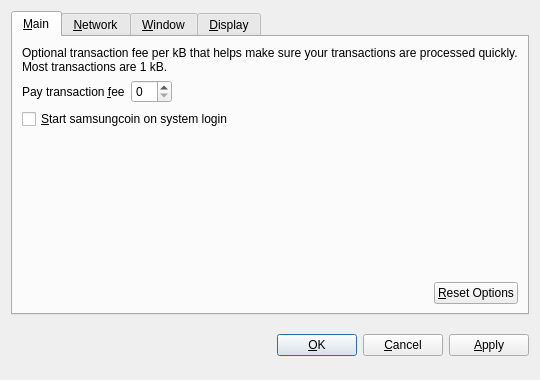
<?xml version="1.0" encoding="UTF-8"?>
<ui version="4.0">
 <class>OptionsDialog</class>
 <widget class="QDialog" name="OptionsDialog">
  <property name="geometry">
   <rect>
    <x>0</x>
    <y>0</y>
    <width>540</width>
    <height>380</height>
   </rect>
  </property>
  <property name="windowTitle">
   <string>Options</string>
  </property>
  <property name="modal">
   <bool>true</bool>
  </property>
  <layout class="QVBoxLayout" name="verticalLayout">
   <item>
    <widget class="QTabWidget" name="tabWidget">
     <property name="tabPosition">
      <enum>QTabWidget::North</enum>
     </property>
     <property name="currentIndex">
      <number>0</number>
     </property>
     <widget class="QWidget" name="tabMain">
      <attribute name="title">
       <string>&amp;Main</string>
      </attribute>
      <layout class="QVBoxLayout" name="verticalLayout_Main">
       <item>
        <widget class="QLabel" name="transactionFeeInfoLabel">
         <property name="text">
          <string>Optional transaction fee per kB that helps make sure your transactions are processed quickly. Most transactions are 1 kB.</string>
         </property>
         <property name="textFormat">
          <enum>Qt::PlainText</enum>
         </property>
         <property name="wordWrap">
          <bool>true</bool>
         </property>
        </widget>
       </item>
       <item>
        <layout class="QHBoxLayout" name="horizontalLayout_1_Main">
         <item>
          <widget class="QLabel" name="transactionFeeLabel">
           <property name="text">
            <string>Pay transaction &amp;fee</string>
           </property>
           <property name="textFormat">
            <enum>Qt::PlainText</enum>
           </property>
           <property name="buddy">
            <cstring>transactionFee</cstring>
           </property>
          </widget>
         </item>
         <item>
          <widget class="BitcoinAmountField" name="transactionFee"/>
         </item>
         <item>
          <spacer name="horizontalSpacer_1_Main">
           <property name="orientation">
            <enum>Qt::Horizontal</enum>
           </property>
           <property name="sizeHint" stdset="0">
            <size>
             <width>40</width>
             <height>20</height>
            </size>
           </property>
          </spacer>
         </item>
        </layout>
       </item>
       <item>
        <widget class="QCheckBox" name="bitcoinAtStartup">
         <property name="toolTip">
          <string>Automatically start samsungcoin after logging in to the system.</string>
         </property>
         <property name="text">
          <string>&amp;Start samsungcoin on system login</string>
         </property>
        </widget>
       </item>
       <item>
        <spacer name="verticalSpacer_Main">
         <property name="orientation">
          <enum>Qt::Vertical</enum>
         </property>
         <property name="sizeHint" stdset="0">
          <size>
           <width>20</width>
           <height>40</height>
          </size>
         </property>
        </spacer>
       </item>
       <item>
        <layout class="QHBoxLayout" name="horizontalLayout_2_Main">
         <item>
          <spacer name="horizontalSpacer_2_Main">
           <property name="orientation">
            <enum>Qt::Horizontal</enum>
           </property>
           <property name="sizeHint" stdset="0">
            <size>
             <width>40</width>
             <height>20</height>
            </size>
           </property>
          </spacer>
         </item>
         <item>
          <widget class="QPushButton" name="resetButton">
           <property name="toolTip">
            <string>Reset all client options to default.</string>
           </property>
           <property name="text">
            <string>&amp;Reset Options</string>
           </property>
           <property name="autoDefault">
            <bool>false</bool>
           </property>
          </widget>
         </item>
        </layout>
       </item>
      </layout>
     </widget>
     <widget class="QWidget" name="tabNetwork">
      <attribute name="title">
       <string>&amp;Network</string>
      </attribute>
      <layout class="QVBoxLayout" name="verticalLayout_Network">
       <item>
        <widget class="QCheckBox" name="mapPortUpnp">
         <property name="toolTip">
          <string>Automatically open the samsungcoin client port on the router. This only works when your router supports UPnP and it is enabled.</string>
         </property>
         <property name="text">
          <string>Map port using &amp;UPnP</string>
         </property>
        </widget>
       </item>
       <item>
        <widget class="QCheckBox" name="connectSocks">
         <property name="toolTip">
          <string>Connect to the samsungcoin network through a SOCKS proxy (e.g. when connecting through Tor).</string>
         </property>
         <property name="text">
          <string>&amp;Connect through SOCKS proxy:</string>
         </property>
        </widget>
       </item>
       <item>
        <layout class="QHBoxLayout" name="horizontalLayout_Network">
         <item>
          <widget class="QLabel" name="proxyIpLabel">
           <property name="text">
            <string>Proxy &amp;IP:</string>
           </property>
           <property name="textFormat">
            <enum>Qt::PlainText</enum>
           </property>
           <property name="buddy">
            <cstring>proxyIp</cstring>
           </property>
          </widget>
         </item>
         <item>
          <widget class="QValidatedLineEdit" name="proxyIp">
           <property name="maximumSize">
            <size>
             <width>140</width>
             <height>16777215</height>
            </size>
           </property>
           <property name="toolTip">
            <string>IP address of the proxy (e.g. 127.0.0.1)</string>
           </property>
          </widget>
         </item>
         <item>
          <widget class="QLabel" name="proxyPortLabel">
           <property name="text">
            <string>&amp;Port:</string>
           </property>
           <property name="textFormat">
            <enum>Qt::PlainText</enum>
           </property>
           <property name="buddy">
            <cstring>proxyPort</cstring>
           </property>
          </widget>
         </item>
         <item>
          <widget class="QLineEdit" name="proxyPort">
           <property name="maximumSize">
            <size>
             <width>55</width>
             <height>16777215</height>
            </size>
           </property>
           <property name="toolTip">
            <string>Port of the proxy (e.g. 9050)</string>
           </property>
          </widget>
         </item>
         <item>
          <widget class="QLabel" name="socksVersionLabel">
           <property name="text">
            <string>SOCKS &amp;Version:</string>
           </property>
           <property name="textFormat">
            <enum>Qt::PlainText</enum>
           </property>
           <property name="buddy">
            <cstring>socksVersion</cstring>
           </property>
          </widget>
         </item>
         <item>
          <widget class="QValueComboBox" name="socksVersion">
           <property name="toolTip">
            <string>SOCKS version of the proxy (e.g. 5)</string>
           </property>
          </widget>
         </item>
         <item>
          <spacer name="horizontalSpacer_Network">
           <property name="orientation">
            <enum>Qt::Horizontal</enum>
           </property>
           <property name="sizeHint" stdset="0">
            <size>
             <width>40</width>
             <height>20</height>
            </size>
           </property>
          </spacer>
         </item>
        </layout>
       </item>
       <item>
        <spacer name="verticalSpacer_Network">
         <property name="orientation">
          <enum>Qt::Vertical</enum>
         </property>
         <property name="sizeHint" stdset="0">
          <size>
           <width>20</width>
           <height>40</height>
          </size>
         </property>
        </spacer>
       </item>
      </layout>
     </widget>
     <widget class="QWidget" name="tabWindow">
      <attribute name="title">
       <string>&amp;Window</string>
      </attribute>
      <layout class="QVBoxLayout" name="verticalLayout_Window">
       <item>
        <widget class="QCheckBox" name="minimizeToTray">
         <property name="toolTip">
          <string>Show only a tray icon after minimizing the window.</string>
         </property>
         <property name="text">
          <string>&amp;Minimize to the tray instead of the taskbar</string>
         </property>
        </widget>
       </item>
       <item>
        <widget class="QCheckBox" name="minimizeOnClose">
         <property name="toolTip">
          <string>Minimize instead of exit the application when the window is closed. When this option is enabled, the application will be closed only after selecting Quit in the menu.</string>
         </property>
         <property name="text">
          <string>M&amp;inimize on close</string>
         </property>
        </widget>
       </item>
       <item>
        <spacer name="verticalSpacer_Window">
         <property name="orientation">
          <enum>Qt::Vertical</enum>
         </property>
         <property name="sizeHint" stdset="0">
          <size>
           <width>20</width>
           <height>40</height>
          </size>
         </property>
        </spacer>
       </item>
      </layout>
     </widget>
     <widget class="QWidget" name="tabDisplay">
      <attribute name="title">
       <string>&amp;Display</string>
      </attribute>
      <layout class="QVBoxLayout" name="verticalLayout_Display">
       <item>
        <layout class="QHBoxLayout" name="horizontalLayout_1_Display">
         <item>
          <widget class="QLabel" name="langLabel">
           <property name="text">
            <string>User Interface &amp;language:</string>
           </property>
           <property name="textFormat">
            <enum>Qt::PlainText</enum>
           </property>
           <property name="buddy">
            <cstring>lang</cstring>
           </property>
          </widget>
         </item>
         <item>
          <widget class="QValueComboBox" name="lang">
           <property name="toolTip">
            <string>The user interface language can be set here. This setting will take effect after restarting samsungcoin.</string>
           </property>
          </widget>
         </item>
        </layout>
       </item>
       <item>
        <layout class="QHBoxLayout" name="horizontalLayout_2_Display">
         <item>
          <widget class="QLabel" name="unitLabel">
           <property name="text">
            <string>&amp;Unit to show amounts in:</string>
           </property>
           <property name="textFormat">
            <enum>Qt::PlainText</enum>
           </property>
           <property name="buddy">
            <cstring>unit</cstring>
           </property>
          </widget>
         </item>
         <item>
          <widget class="QValueComboBox" name="unit">
           <property name="toolTip">
            <string>Choose the default subdivision unit to show in the interface and when sending coins.</string>
           </property>
          </widget>
         </item>
        </layout>
       </item>
       <item>
        <widget class="QCheckBox" name="displayAddresses">
         <property name="toolTip">
          <string>Whether to show samsungcoin addresses in the transaction list or not.</string>
         </property>
         <property name="text">
          <string>&amp;Display addresses in transaction list</string>
         </property>
        </widget>
       </item>
       <item>
        <spacer name="verticalSpacer_Display">
         <property name="orientation">
          <enum>Qt::Vertical</enum>
         </property>
         <property name="sizeHint" stdset="0">
          <size>
           <width>20</width>
           <height>40</height>
          </size>
         </property>
        </spacer>
       </item>
      </layout>
     </widget>
    </widget>
   </item>
   <item>
    <layout class="QHBoxLayout" name="horizontalLayout_Buttons">
     <item>
      <spacer name="horizontalSpacer_1">
       <property name="orientation">
        <enum>Qt::Horizontal</enum>
       </property>
       <property name="sizeHint" stdset="0">
        <size>
         <width>40</width>
         <height>48</height>
        </size>
       </property>
      </spacer>
     </item>
     <item>
      <widget class="QLabel" name="statusLabel">
       <property name="font">
        <font>
         <weight>75</weight>
         <bold>true</bold>
        </font>
       </property>
       <property name="text">
        <string/>
       </property>
       <property name="textFormat">
        <enum>Qt::PlainText</enum>
       </property>
       <property name="wordWrap">
        <bool>true</bool>
       </property>
      </widget>
     </item>
     <item>
      <spacer name="horizontalSpacer_2">
       <property name="orientation">
        <enum>Qt::Horizontal</enum>
       </property>
       <property name="sizeHint" stdset="0">
        <size>
         <width>40</width>
         <height>48</height>
        </size>
       </property>
      </spacer>
     </item>
     <item>
      <widget class="QPushButton" name="okButton">
       <property name="text">
        <string>&amp;OK</string>
       </property>
      </widget>
     </item>
     <item>
      <widget class="QPushButton" name="cancelButton">
       <property name="text">
        <string>&amp;Cancel</string>
       </property>
       <property name="autoDefault">
        <bool>false</bool>
       </property>
      </widget>
     </item>
     <item>
      <widget class="QPushButton" name="applyButton">
       <property name="text">
        <string>&amp;Apply</string>
       </property>
       <property name="autoDefault">
        <bool>false</bool>
       </property>
      </widget>
     </item>
    </layout>
   </item>
  </layout>
 </widget>
 <customwidgets>
  <customwidget>
   <class>BitcoinAmountField</class>
   <extends>QSpinBox</extends>
   <header>bitcoinamountfield.h</header>
  </customwidget>
  <customwidget>
   <class>QValueComboBox</class>
   <extends>QComboBox</extends>
   <header>qvaluecombobox.h</header>
  </customwidget>
  <customwidget>
   <class>QValidatedLineEdit</class>
   <extends>QLineEdit</extends>
   <header>qvalidatedlineedit.h</header>
  </customwidget>
 </customwidgets>
 <resources/>
 <connections/>
</ui>
